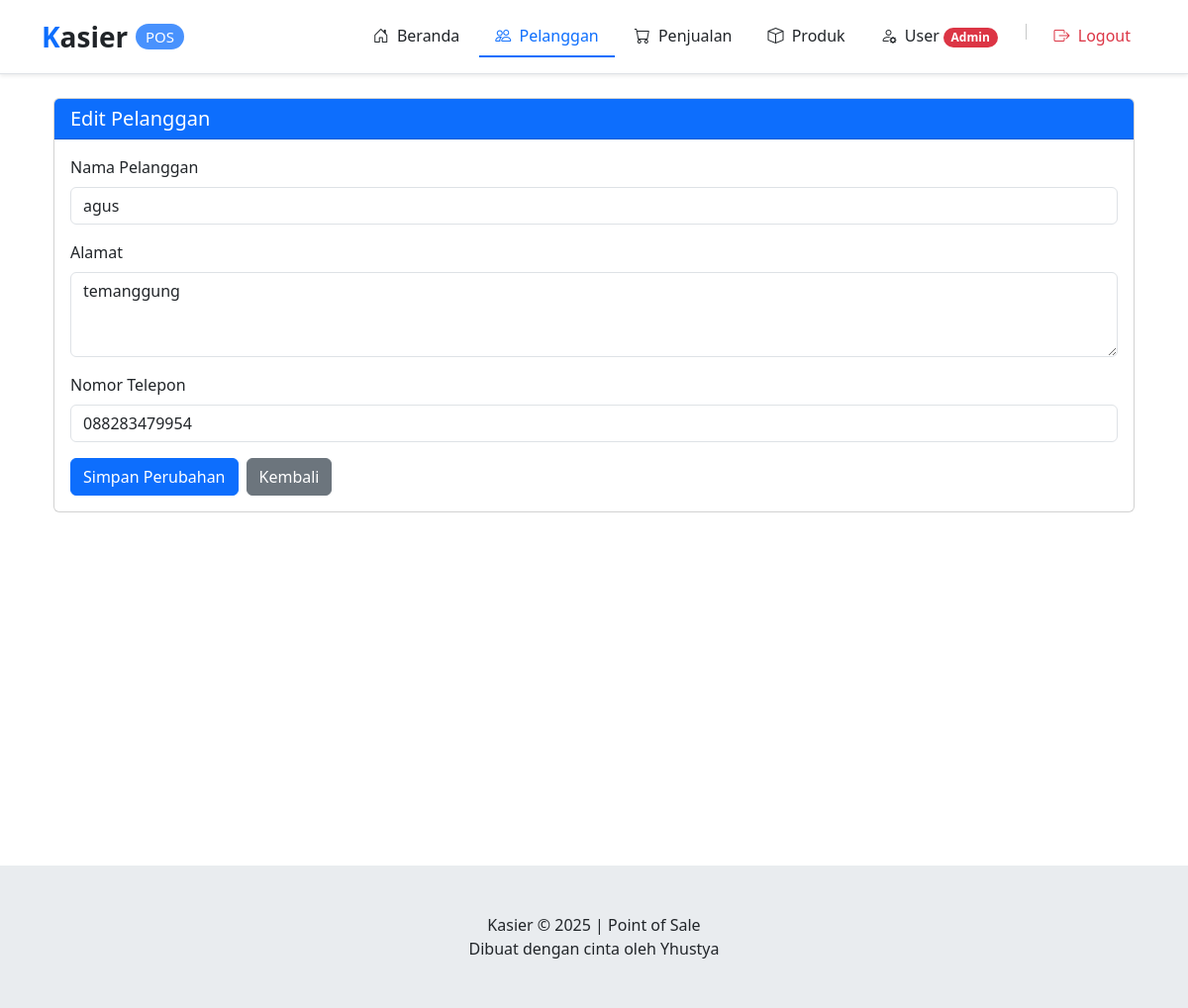
Page /index.php?page=editPelanggan&id=1 (signed in) on the committed database.
### tables this page shows
CREATE TABLE `pelanggan` (
  `PelangganID` int(11) NOT NULL,
  `NamaPelanggan` varchar(225) NOT NULL,
  `Alamat` text NOT NULL,
  `NomorTelepon` varchar(15) NOT NULL
);

### src/pages/pelanggan/edit.php (the view, shortened to what this page needs)
<?php
if (isset($_GET['id'])) {
    $id = mysqli_real_escape_string($connect, $_GET['id']);
    $query = mysqli_query($connect, "SELECT * FROM pelanggan WHERE PelangganID = '$id'");
    $data = mysqli_fetch_assoc($query);
} else {
    echo "<script>window.location.href='index.php?page=pelanggan';</script>";
    exit;
}
?>
<div class="container my-4">
    <div class="card">
        <div class="card-header bg-primary text-white">
            <h5 class="mb-0">Edit Pelanggan</h5>
        </div>
        <div class="card-body">
            <form action="" method="post">
                <div class="mb-3">
                    <label for="nama_pelanggan" class="form-label">Nama Pelanggan</label>
                    <input type="text" class="form-control" id="nama_pelanggan" name="nama_pelanggan" value="<?= htmlspecialchars($data['NamaPelanggan']) ?>" required>
                </div>
                <div class="mb-3">
                    <label for="alamat" class="form-label">Alamat</label>
                    <textarea class="form-control" id="alamat" name="alamat" rows="3" required><?= htmlspecialchars($data['Alamat']) ?></textarea>
                </div>
                <div class="mb-3">
                    <label for="nomor_telepon" class="form-label">Nomor Telepon</label>
                    <input type="text" class="form-control" id="nomor_telepon" name="nomor_telepon" value="<?= htmlspecialchars($data['NomorTelepon']) ?>" required>
                </div>
                <div class="d-flex gap-2">
                    <button type="submit" name="submit" class="btn btn-primary">Simpan Perubahan</button>
                    <a href="index.php?page=pelanggan" class="btn btn-secondary">Kembali</a>
                </div>
            </form>
        </div>
    </div>
</div>

### rows in the picture
pelanggan: nama_pelanggan "agus", alamat "temanggung", nomor_telepon "088283479954"

### other values in the picture
$menu_info[0] "Beranda"
$menu_info[0] "Pelanggan"
$menu_info[0] "Penjualan"
$menu_info[0] "Produk"
